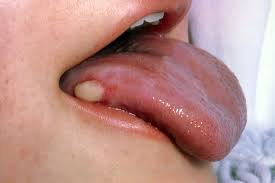
#> input picture Assets/oc1.jpeg, 275 x 183 px
$ python -i image_processing.py   (imports and definitions only)
#> lines starting #> are read from the running program, lines starting #| are printed output that depends on the picture; after the words box and inside, x2 and y2 are one past the last pixel; in counts of white or black regions, pixels touching at a corner belong together
"""
Image Processing Utilities
"""
import numpy as np
from PIL import Image
from typing import Tuple
import logging

logger = logging.getLogger(__name__)


# [161 lines left out: functions preprocess_image, validate_image, enhance_image, crop_center, apply_clahe, not called in this run]


def segment_roi(image: np.ndarray) -> Tuple[np.ndarray, np.ndarray]:
    """
    Segment the region of interest (ROI) in an oral image.

    Uses basic color-based segmentation to identify potential lesion areas.

    Args:
        image: Input image array (RGB)

    Returns:
        Tuple of (segmented_image, mask)
    """
    import cv2

    # Convert to HSV
    hsv = cv2.cvtColor(image, cv2.COLOR_RGB2HSV)
#> hsv: shape (183, 275, 3); mean H, S, V 53.6, 83.3, 190.3

    # Define range for oral tissue colors (pinkish-red)
    lower_bound = np.array([0, 30, 60])
    upper_bound = np.array([20, 255, 255])

    # Create mask
    mask1 = cv2.inRange(hsv, lower_bound, upper_bound)
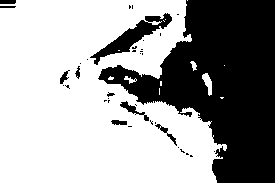
#> mask1: shape (183, 275); 63.1% white; 37 black regions (27 under 20 px), largest, box (x1, y1, x2, y2) and area: (98, 0, 275, 183) 16861, (90, 13, 172, 65) 1077, (120, 101, 149, 121) 145

    # Also include reddish colors
    lower_bound2 = np.array([160, 30, 60])
    upper_bound2 = np.array([180, 255, 255])
    mask2 = cv2.inRange(hsv, lower_bound2, upper_bound2)
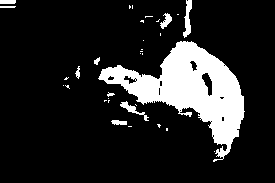
#> mask2: shape (183, 275); 14.7% white; 33 white regions (23 under 20 px), largest, box (x1, y1, x2, y2) and area: (98, 41, 245, 162) 6633, (183, 0, 192, 38) 187, (120, 101, 149, 121) 139

    # Combine masks
    mask = cv2.bitwise_or(mask1, mask2)
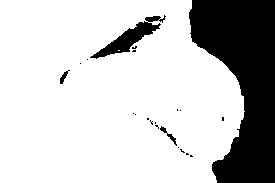
#> mask: shape (183, 275); 77.8% white; 21 black regions (17 under 20 px), largest, box (x1, y1, x2, y2) and area: (189, 0, 275, 183) 10030, (90, 15, 166, 59) 930, (160, 126, 177, 146) 72, (60, 70, 70, 84) 53

    # Apply morphological operations to clean up
    kernel = cv2.getStructuringElement(cv2.MORPH_ELLIPSE, (5, 5))
    mask = cv2.morphologyEx(mask, cv2.MORPH_CLOSE, kernel)
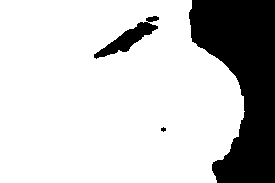
#> mask: shape (183, 275); 78.3% white; 3 black regions (1 under 20 px), largest, box (x1, y1, x2, y2) and area: (189, 0, 275, 183) 10026, (94, 16, 159, 59) 856
    mask = cv2.morphologyEx(mask, cv2.MORPH_OPEN, kernel)
#> mask: shape (183, 275); 78.3% white; 3 black regions (1 under 20 px), largest, box (x1, y1, x2, y2) and area: (189, 0, 275, 183) 10029, (94, 16, 159, 59) 878

    # Apply mask to image
    segmented = cv2.bitwise_and(image, image, mask=mask)
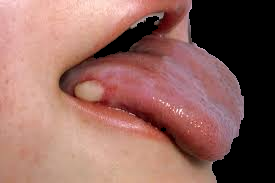
#> segmented: shape (183, 275, 3); mean R, G, B 144.9, 101.8, 94.2

    return segmented, mask

>>> import cv2
>>> picture = cv2.cvtColor(cv2.imread('../../Assets/oc1.jpeg'), cv2.COLOR_BGR2RGB)
>>> result = segment_roi(picture)

$ run again, on Assets/oc2.jpeg
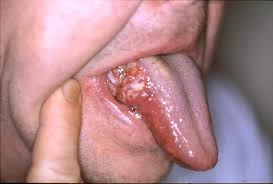
#> input picture Assets/oc2.jpeg, 273 x 184 px
#> hsv: shape (184, 273, 3); mean H, S, V 76.9, 69.7, 180.9
#> in segment_roi, `mask1 = cv2.inRange(hsv, lower_bound, upper_bound)`:
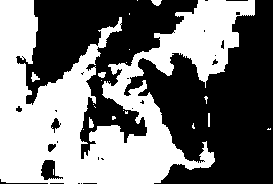
#> mask1: shape (184, 273); 46.7% white; 22 white regions (16 under 20 px), largest, box (x1, y1, x2, y2) and area: (0, 0, 255, 184) 23173, (31, 72, 40, 82) 47, (151, 0, 162, 6) 46, (89, 117, 94, 128) 39, (98, 72, 106, 78) 36, (208, 113, 210, 127) 28
#> mask2: shape (184, 273); 30.4% white; 17 white regions (10 under 20 px), largest, box (x1, y1, x2, y2) and area: (16, 0, 198, 159) 9902, (124, 53, 218, 171) 4937, (41, 160, 63, 180) 247
#> in segment_roi, `segmented = cv2.bitwise_and(image, image, mask=mask)`:
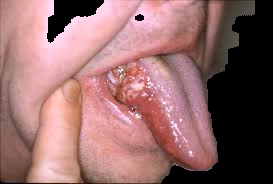
#> segmented: shape (184, 273, 3); mean R, G, B 146.8, 105.9, 105.8

$ run again, on Assets/oc4.jpeg
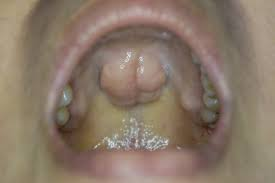
#> input picture Assets/oc4.jpeg, 275 x 183 px
#> hsv: shape (183, 275, 3); mean H, S, V 16.3, 63.6, 137.8
#> in segment_roi, `mask1 = cv2.inRange(hsv, lower_bound, upper_bound)`:
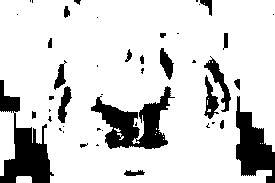
#> mask1: shape (183, 275); 83.2% white; 45 black regions (24 under 20 px), largest, box (x1, y1, x2, y2) and area: (91, 86, 175, 149) 2303, (0, 80, 54, 183) 2294, (236, 96, 275, 183) 1784
#> mask2: shape (183, 275); 0.85% white; 16 white regions (12 under 20 px), largest, box (x1, y1, x2, y2) and area: (204, 56, 220, 83) 189, (55, 60, 67, 88) 133, (136, 170, 145, 175) 33, (220, 120, 224, 129) 30
#> in segment_roi, `segmented = cv2.bitwise_and(image, image, mask=mask)`:
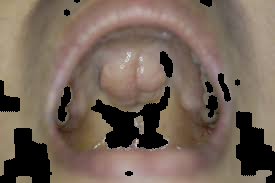
#> segmented: shape (183, 275, 3); mean R, G, B 117.2, 100.7, 88.1
